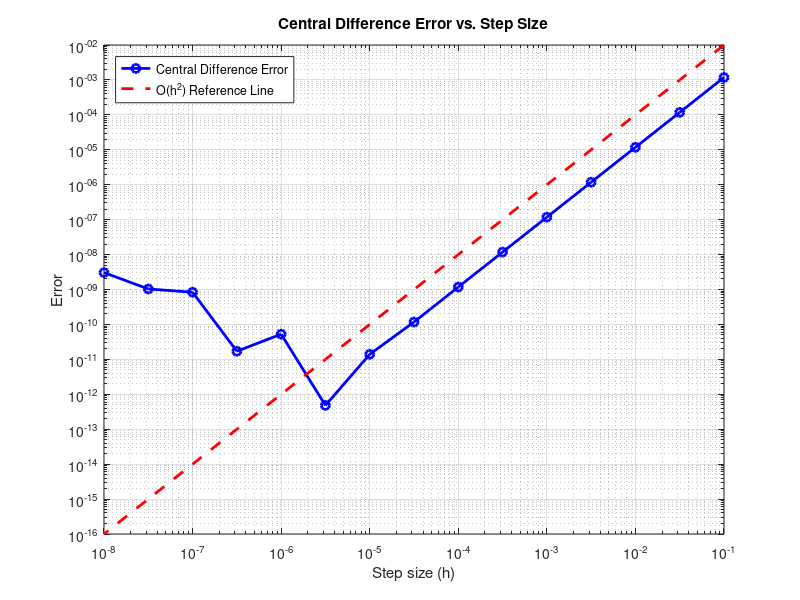

Write the MATLAB code that produced this figure.
function central_difference_study()
    % Define the function and its exact derivative
    f = @(x) sin(x);
    df_exact = @(x) cos(x);

    % Choose a point to evaluate the derivative
    x0 = pi/4;

    % Define a range of step sizes
    h = logspace(-1, -8, 15);

    % Initialize arrays to store errors and ratios
    errors = zeros(size(h));
    ratios = zeros(size(h) - 1);

    % Compute errors for each step size
    for i = 1:length(h)
        df_approx = central_difference(f, x0, h(i));
        errors(i) = abs(df_approx - df_exact(x0));
    end

    % Compute ratios of successive errors
    for i = 1:length(h)-1
        ratios(i) = errors(i) / errors(i+1);
    end

    % Plot the results
    figure;
    loglog(h, errors, 'b-o', 'LineWidth', 2);
    hold on;
    loglog(h, h.^2, 'r--', 'LineWidth', 2);
    xlabel('Step size (h)');
    ylabel('Error');
    title('Central Difference Error vs. Step Size');
    legend('Central Difference Error', 'O(h^2) Reference Line', 'Location', 'northwest');
    grid on;

    % Display the error ratios
    disp('Ratios of successive errors:');
    disp(ratios);

    % Compute and display the average ratio
    avg_ratio = mean(ratios);
    disp(['Average ratio: ', num2str(avg_ratio)]);
    
    % Compute and display the order of convergence
    order = log(errors(end-1) / errors(end)) / log(h(end-1) / h(end));
    disp(['Estimated order of convergence: ', num2str(order)]);
end

function df = central_difference(f, x, h)
    df = (f(x + h) - f(x - h)) / (2 * h);
end